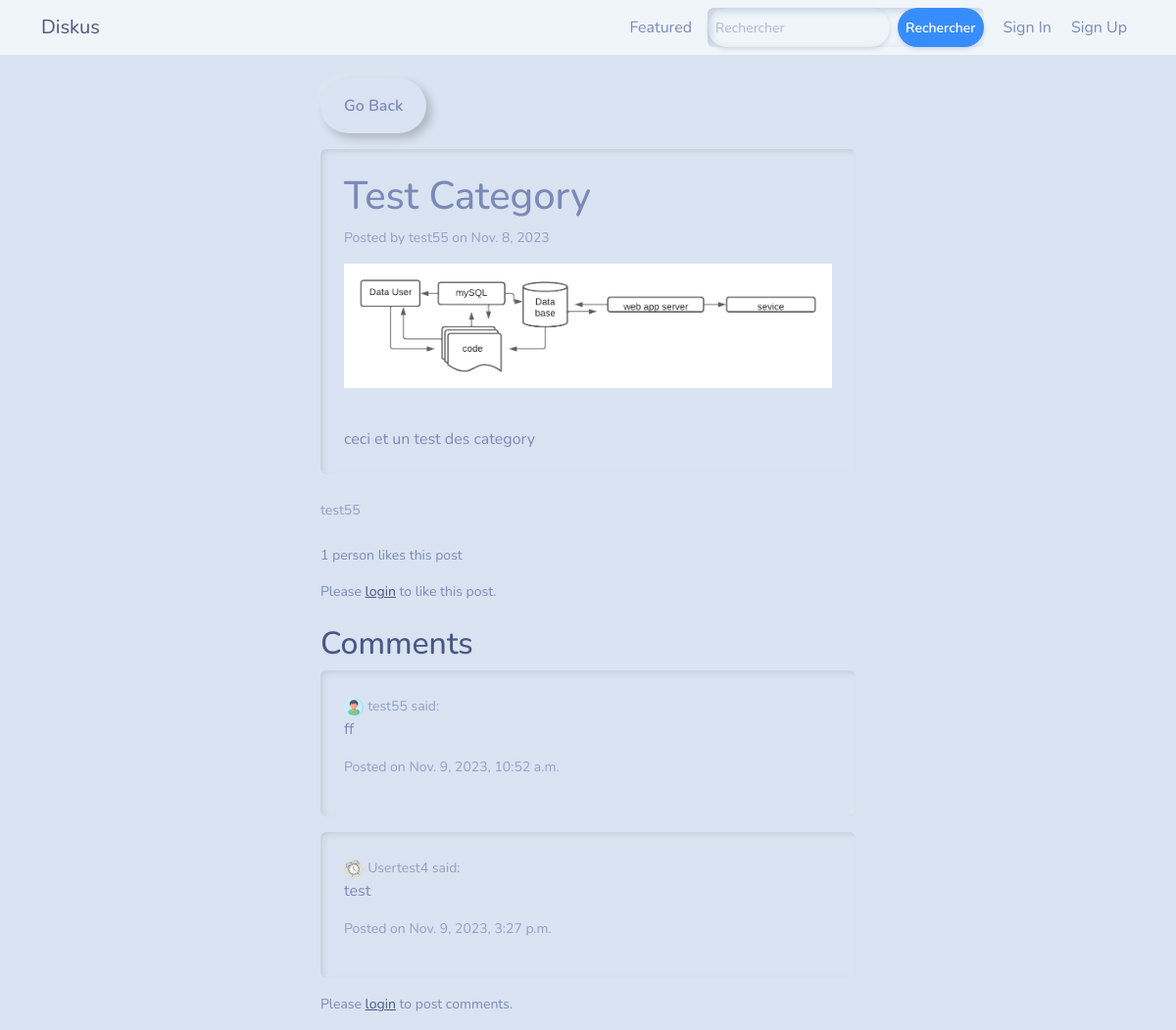
/20/, run on an earlier commit of the app's database.
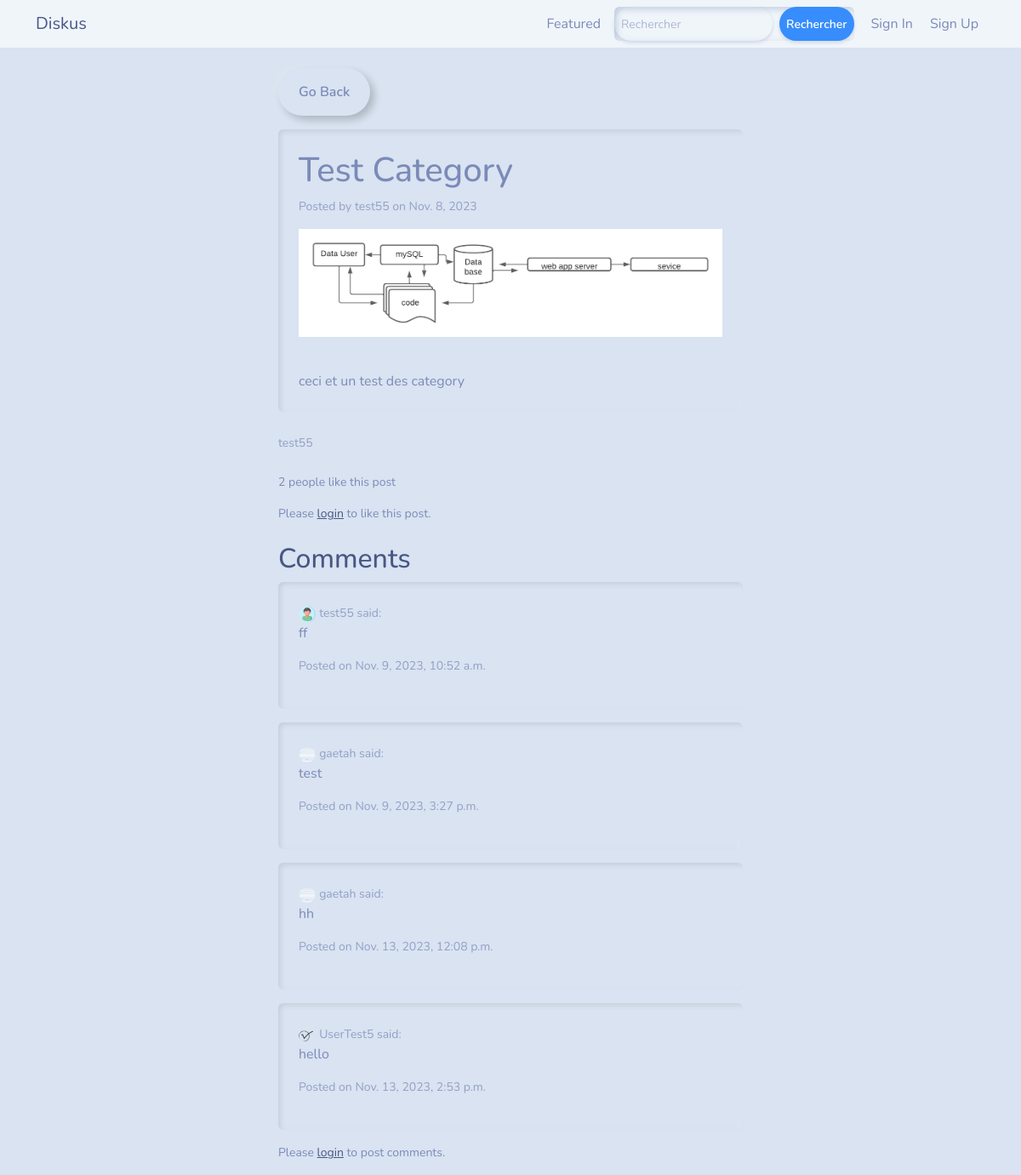
And on a later commit of the database.
### blog/models.py (models this page shows, shortened)
class Article(models.Model):
    title = models.CharField(max_length=255)
    content = HTMLField()
    date = models.DateField(auto_now_add=True)
    author = models.ForeignKey(User, on_delete=models.CASCADE)
    featured = models.BooleanField(default=False)
    likes = models.ManyToManyField(User, related_name='likes', blank=True)
    image = models.ImageField(upload_to='article_images/', default=default_image)
    category = models.ForeignKey(Category, on_delete=models.SET_NULL, null=True, blank=True)

class Comment(models.Model):
    author = models.ForeignKey(User, on_delete=models.CASCADE)
    article = models.ForeignKey(Article, on_delete=models.CASCADE)  # Assurez-vous d'importer le modèle Article.
    content = models.TextField()
    created_date = models.DateTimeField(auto_now_add=True)

### users/models.py (models this page shows, shortened)
class UserProfile(models.Model):
    user = models.OneToOneField(User, on_delete=models.CASCADE)
    bio = models.TextField(max_length=500, blank=True)
    profile_picture = models.ImageField(upload_to='profile_pictures/', blank=True)

### blog/views.py (the view, shortened to what this page needs)
# urls.py: path('<int:pk>/', DetailArticleView.as_view(), name='detail_article'),
class DetailArticleView(DetailView, FormMixin):
    model = Article
    template_name = 'blog/blog_post.html'
    form_class = CommentForm
    def get_context_data(self, **kwargs):
        context = super().get_context_data(**kwargs)
        article = self.object
        context['liked_by_user'] = article.likes.filter(pk=self.request.user.id).exists()
        comments = Comment.objects.filter(article=article)
        context['comments'] = comments
        context['comment_form'] = CommentForm()  # Ajoutez ceci pour initialiser le formulaire
        return context

### blog/forms.py
class CommentForm(forms.ModelForm):
    class Meta:
        model = Comment  # Assurez-vous que le modèle Comment est importé
        fields = ['content']  # Ajoutez les champs dont vous avez besoin pour les commentaires
        widgets = {
            'content': forms.Textarea(attrs={'class': 'form-control', 'placeholder': 'Leave a comment...'}),
        }

### blog/templates/blog/blog_post.html (shortened to what this page needs)
{% extends 'blog/base.html' %}
{% load static %}
{% block content %}
<div class="container mt-4">
    <div class="row">
        <div class="col-md-6 offset-md-3">
            <a class="btn btn-outline-secondary mb-3" href="{% url 'index' %}">Go Back</a>
            <div class="card">
                <div class="card-body">
                    <h1 class="card-title">{{ object.title }}</h1>
                    <p class="text-muted small">Posted by {{ object.author.username }} on {{ object.date }}</p>
                    {% if object.image %}
                        <img src="{{ object.image.url }}" alt="{{ object.title }}" class="img-fluid mb-3" style="max-width: 100%; height: auto;">
                    {% endif %}
                    <div class="mt-4">
                        {{ object.content|safe }}
                    </div>
                </div>
            </div>
            <div class="mt-4">
                <div class="user-profile">
                    <span class="text-muted small">{{ object.author.username }}</span>
                </div>
            </div>
            <div class="mt-4">
                <p class="small">
                    {% if object.likes.count == 1 %}
                        {{ object.likes.count }} person likes this post
                    {% else %}
                        {{ object.likes.count }} people like this post
                    {% endif %}
                </p>
                {% if request.user.is_authenticated %}
                    {% if liked_by_user %}
                        <form method="POST" action="{% url 'like_article' object.id %}">
                            {% csrf_token %}
                            <button class="btn btn-outline-secondary mb-3">
                                <i class="bi bi-heart-fill"></i> Unlike this post
                            </button>
                        </form>
                    {% else %}
                        <form method="POST" action="{% url 'like_article' object.id %}">
                            {% csrf_token %}
                            <button class="btn btn-primary">
                                <i class="bi bi-heart"></i> Like this post
                            </button>
                        </form>
                    {% endif %}
                {% else %}
                    <p class="small">Please <a href="{% url 'login' %}">login</a> to like this post.</p>
                {% endif %}
            </div>
            <div class="mt-4">
                <h2>Comments</h2>
                {% for comment in object.comment_set.all %}
                    <div class="card mb-3">
                        <div class="card-body">
                            <div class="user-profile">
                                {% if comment.author.userprofile.profile_picture %}
                                    <img src="{{ comment.author.userprofile.profile_picture.url }}" alt="{{ comment.author.username }}" class="user-profile-image img-fluid rounded-circle" style="max-width: 20px; max-height: 20px;">
                                {% else %}
                                <img src="{% static 'picture_defaut/defaut.png' %}" alt="{{ comment.author.username }}" class="user-profile-image img-fluid rounded-circle" style="max-width: 20px; max-height: 20px;">
                                {% endif %}
                                <span class="text-muted small">{{ comment.author.username }} said:</span>
                            </div>
                            <p class="card-text">{{ comment.content }}</p>
                            <p class="text-muted small">Posted on {{ comment.created_date }}</p>
                        </div>
                    </div>
                {% endfor %}
                {% if request.user.is_authenticated %}
                    <div class="comment-form mt-4">
                        <h3>Add a Comment</h3>
                        <form method="post">
                            {% csrf_token %}
                            {{ comment_form.as_p }}
                            <button class="btn btn-primary" type="submit"><ion-icon name="prism-outline"></ion-icon></button>
                        </form>
                    </div>
                {% else %}
                    <p class="small">Please <a href="{% url 'login' %}">login</a> to post comments.</p>
                {% endif %}
            </div>
        </div>
    </div>
</div>
{% endblock %}

### blog/templates/blog/base.html (shortened to what this page needs)
<!DOCTYPE html>
<html lang="en">
<head>
    <link rel="stylesheet" href="https://bootswatch.com/5/morph/bootstrap.css">
</head>
<body>
    {% include 'blog/nav.html' %}
    {% block content %}
    {% endblock content %}
</body>
</html>

### blog/templates/blog/nav.html (shortened to what this page needs)
<nav class="navbar navbar-expand-lg navbar-light bg-light">
    <div class="container">
        <a class="navbar-brand" href="{% url 'index' %}">Diskus</a>
        <div class="collapse navbar-collapse justify-content-end" id="navbarNav">
            <ul class="navbar-nav">
                <li class="nav-item">
                    <a class="nav-link" href="{% url 'featured' %}">Featured</a>
                </li>
                <li class="nav-item d-flex justify-content-center">
                    <form class="d-flex mx-2" method="get" action="{% url 'search_articles' %}">
                        <div class="input-group">
                            <input class="form-control form-control-sm me-2 rounded-pill border-0 shadow-sm" type="search" name="q" placeholder="Rechercher" aria-label="Rechercher">
                            <button class="btn btn-outline-primary btn-sm rounded-pill border-0 shadow-sm" type="submit">Rechercher</button>
                        </div>
                    </form>
                </li>
            {% if request.user.is_authenticated %}
            <li class="nav-item">
                <a class="nav-link" href="{% url 'logout' %}">
                    <ion-icon name="log-out-outline" class="me-1"></ion-icon>Sign Out
                </a>
            </li>
            {% else %}
                <li class="nav-item">
                    <a class="nav-link" href="{% url 'login' %}">
                        Sign In
                    </a>
                </li>
                <li class="nav-item">
                    <a class="nav-link" href="{% url 'register' %}">
                        Sign Up
                    </a>
                </li>
        {% endif %}
            </ul>
        </div>
    </div>
</nav>

What changed in the data, as far as the page shows it:
computed for Article "Test Category": likes.count "1" → "2"
changed through a linked row, Comment "test": author.userprofile.profile_picture: a different picture; author.username "Usertest4" → "gaetah"
added Comment: author.userprofile.profile_picture (picture), author.username "gaetah", content "hh", created_date "Nov. 13, 2023, 12:08 p.m."
added Comment: author.userprofile.profile_picture (picture), author.username "UserTest5", content "hello", created_date "Nov. 13, 2023, 2:53 p.m."
Also different on the page:
text no longer shown: "person likes this post"
text now shown: "people like this post"
